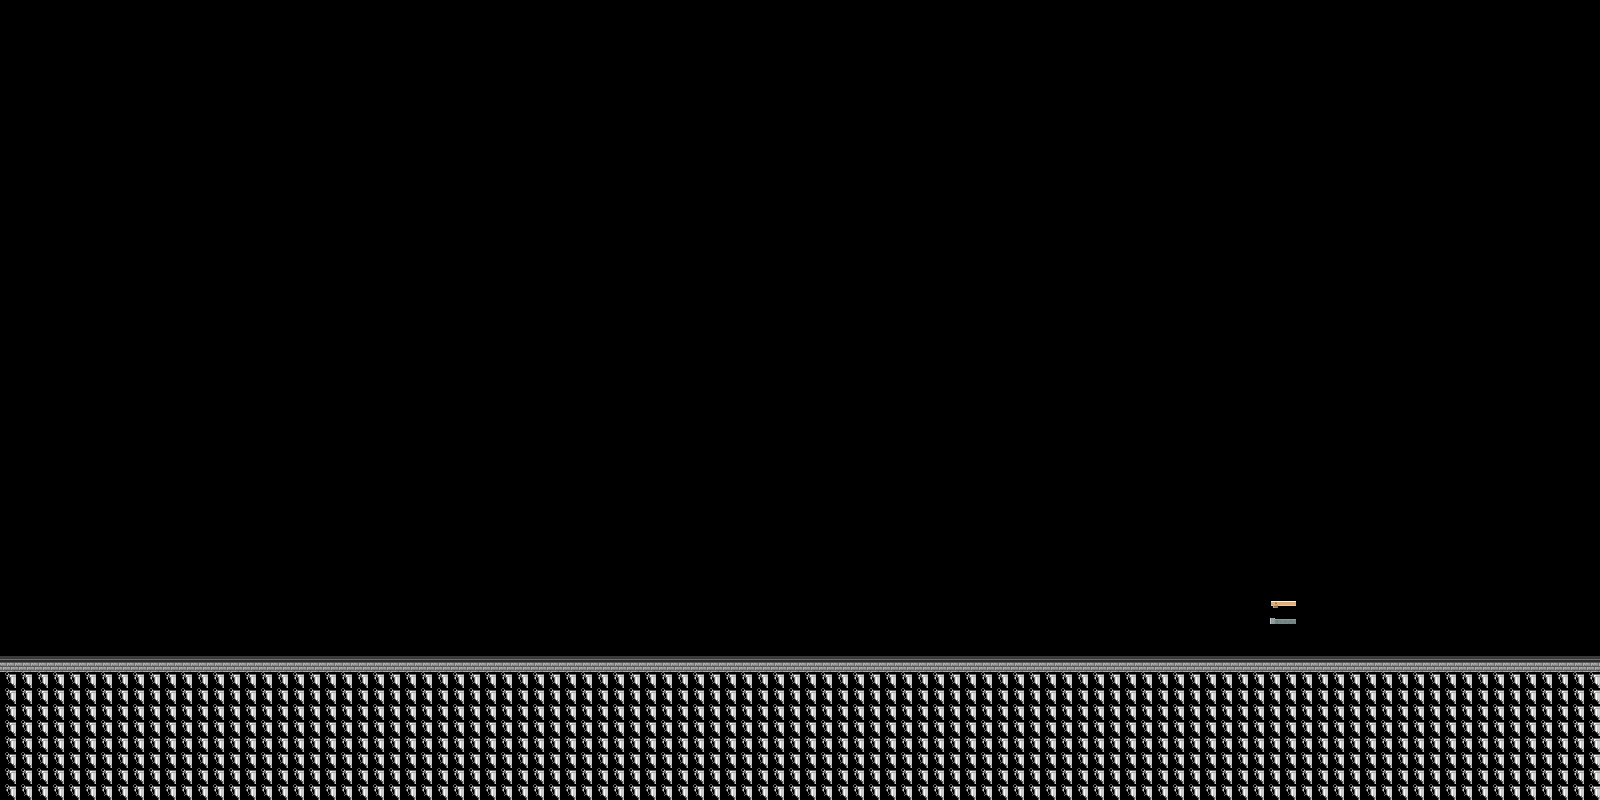

Below is a game level as drawn by its tile map, then a one-line description and the .tmx that defines it (tile-layer data replaced by summaries):
An orthogonal 100x50 tile map with 16x16 px tiles, 5 tile layers (bg, m1, m2, m3, ...) and 53 objects (spawn).

<map version="1.0" orientation="orthogonal" renderorder="right-down" width="100" height="50" tilewidth="16" tileheight="16">
 <tileset firstgid="1" name="Style" tilewidth="16" tileheight="16">
  <image source="Style.png" width="1024" height="512" />
 </tileset>
 <layer name="bg" width="100" height="50">
  <data>[5000 cells, 900 non-empty, 2 distinct tile ids]</data>
 </layer>
 <layer name="m1" width="100" height="50">
  <data>[5000 cells, 0 non-empty, 0 distinct tile ids]</data>
 </layer>
 <layer name="m2" width="100" height="50">
  <data>[5000 cells, 0 non-empty, 0 distinct tile ids]</data>
 </layer>
 <layer name="m3" width="100" height="50">
  <data>[5000 cells, 4 non-empty, 4 distinct tile ids]</data>
 </layer>
 <layer name="fg" width="100" height="50">
  <data>[5000 cells, 0 non-empty, 0 distinct tile ids]</data>
 </layer>
 <objectgroup name="ground">
  <object x="0" y="656">
   <polygon points="0,0 1600,0 1600,8 0,16" />
  </object>
 </objectgroup>
 <objectgroup name="spawn">
  <object name="spawn" x="84" y="576">
   <ellipse />
  </object>
 </objectgroup>
 <objectgroup name="finish">
  <object x="1276" y="476" width="8" height="180" />
 </objectgroup>
 <objectgroup name="platforms">
  <object x="196" y="624" width="188" />
  <object x="260" y="592" width="24" />
  <object x="228" y="560" width="124" />
  <object x="448" y="560" width="96" />
  <object x="228" y="528" width="24" />
  <object x="276" y="496" width="28" />
  <object x="340" y="496" width="24" />
  <object x="404" y="500" width="28" />
  <object x="448" y="520" width="32" />
  <object x="484" y="628" width="24" />
  <object x="576" y="544" width="92" />
  <object x="688" y="576" width="76" />
  <object x="736" y="604" width="72" />
  <object x="688" y="628" width="64" />
  <object x="836" y="588" width="40" />
  <object x="928" y="560" width="48" />
  <object x="844" y="564" width="20" />
  <object x="1008" y="560" width="48" />
  <object x="1088" y="560" width="48" />
  <object x="1168" y="560" width="44" />
  <object x="1056" y="624" width="32" />
  <object x="672" y="528" width="28" />
  <object x="368" y="536" width="48" />
  <object x="1056" y="592" width="28" />
  <object x="548" y="512" width="44" />
 </objectgroup>
 <objectgroup name="bugs">
  <object x="148" y="624">
   <ellipse />
  </object>
  <object x="220" y="596">
   <ellipse />
  </object>
  <object x="288" y="536">
   <ellipse />
  </object>
  <object x="288" y="468">
   <ellipse />
  </object>
  <object x="416" y="472">
   <ellipse />
  </object>
  <object x="352" y="596">
   <ellipse />
  </object>
  <object x="436" y="628">
   <ellipse />
  </object>
  <object x="496" y="596">
   <ellipse />
  </object>
  <object x="524" y="532">
   <ellipse />
  </object>
  <object x="624" y="520">
   <ellipse />
  </object>
  <object x="696" y="560">
   <ellipse />
  </object>
  <object x="708" y="608">
   <ellipse />
  </object>
  <object x="856" y="536">
   <ellipse />
  </object>
  <object x="956" y="536">
   <ellipse />
  </object>
  <object x="952" y="624">
   <ellipse />
  </object>
  <object x="1072" y="596">
   <ellipse />
  </object>
  <object x="1196" y="540">
   <ellipse />
  </object>
  <object x="1196" y="624">
   <ellipse />
  </object>
  <object x="356" y="476">
   <ellipse />
  </object>
  <object x="468" y="504">
   <ellipse />
  </object>
  <object x="464" y="548">
   <ellipse />
  </object>
  <object x="240" y="508">
   <ellipse />
  </object>
  <object x="1032" y="536">
   <ellipse />
  </object>
  <object x="1112" y="536">
   <ellipse />
  </object>
  <object x="788" y="588">
   <ellipse />
  </object>
 </objectgroup>
 <objectgroup name="rain" />
</map>